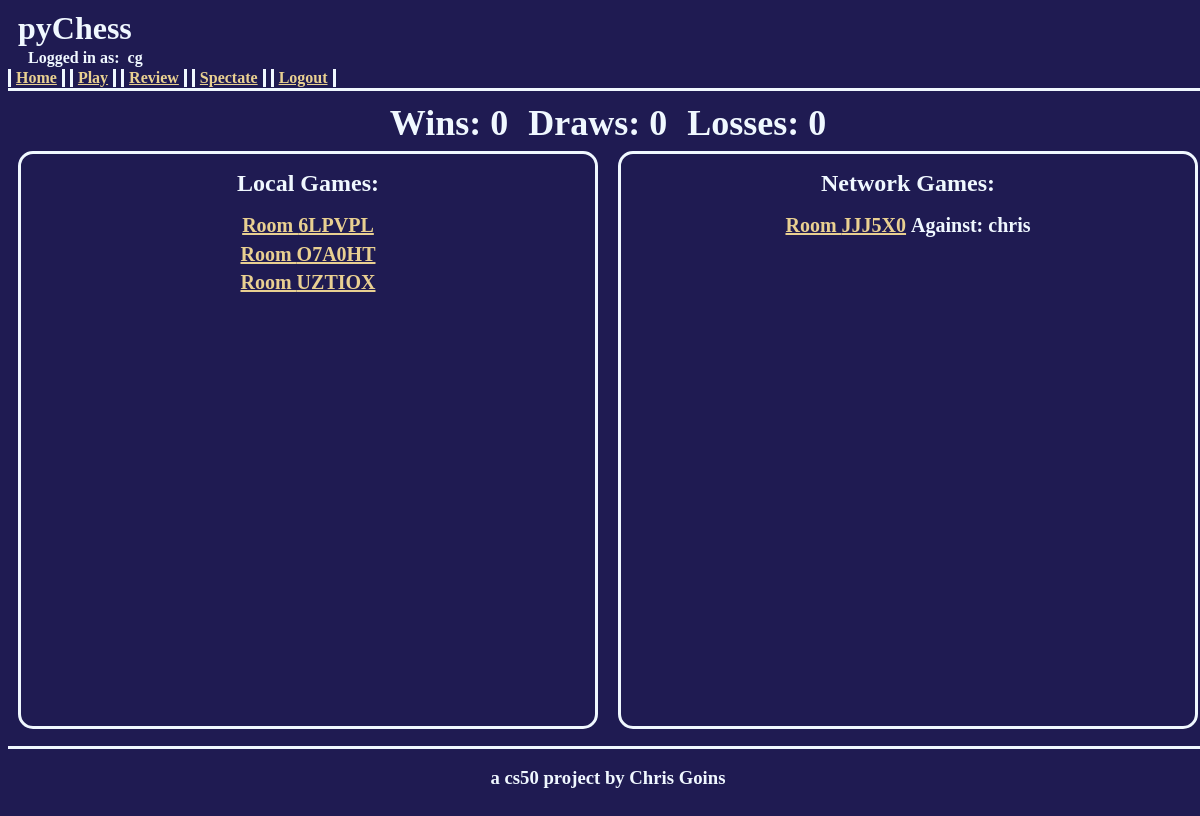
The page / (signed in) on the database its author committed.
### pychess/models.py (models this page shows, shortened)
class User(AbstractUser):
    pass

class Game(models.Model):
    roomCode = models.CharField(max_length=6, unique=True, null=True, blank=True)
    player1 = models.ForeignKey(User, on_delete=models.CASCADE, related_name="player1")
    player2 = models.ForeignKey(User, on_delete=models.CASCADE, related_name="player2", null=True, blank=True)
    isActive = models.BooleanField()
    winner = models.ForeignKey(User, on_delete=models.CASCADE, related_name="winner", null=True, blank=True)

### pychess/views.py (the view, shortened to what this page needs)
# urls.py: path("", views.index, name="index"),
def index(request):
    if request.user.is_authenticated:
        localGames = Game.objects.filter(player1 = request.user, player2 = request.user, isActive=True)
        activeNetworkGames = []
        netGameQuery = Game.objects.filter(player1 = request.user, isActive=True).exclude(player2 = request.user)
        for game in netGameQuery:
            activeNetworkGames.append(game)
        netGameQuery = Game.objects.filter(player2 = request.user,isActive=True).exclude(player1 = request.user)
        for game in netGameQuery:
            activeNetworkGames.append(game)
        completedGames = {}
        completedGames['wins'] = 0
        completedGames['draws'] = 0
        completedGames['losses'] = 0
        netGameQuery = Game.objects.filter(player1 = request.user, isActive=False).exclude(player2=request.user)
        netGameQuery = Game.objects.filter(player2 = request.user, isActive=False).exclude(player1=request.user)
        return render(request, 'pychess/index.html', {'localGames':localGames, 'networkGames':activeNetworkGames, 'completedGames':completedGames})
    else:
        return redirect(loginView)

### pychess/templates/pychess/index.html (shortened to what this page needs)
{% extends "pychess/layout.html" %}
{% block body %}
    <div class="playerStats">
        <div class="stat">Wins: {{ completedGames.wins }}</div>
        <div class="stat">Draws: {{ completedGames.draws }}</div>
        <div class="stat">Losses: {{ completedGames.losses }}</div>
    </div>
    <div class="tableContainer">
        <div class="infoTable">
            <div class="infoHeader">Local Games:</div>
            {% for game in localGames %}
                <div class="infoItem">
                    <a href="{% url 'localGame' %}?room={{game.roomCode}}">Room {{ game.roomCode }}</a>
                </div>
            {% empty %}
                <div class="infoItem">No local games to show.</div>
                <div class="infoItem"><a href="{% url 'play' %}">Try starting a new one here!</a></div>
            {% endfor %}
        </div>
        <div class="infoTable">
            <div class="infoHeader">Network Games:</div>
            {% for game in networkGames %}
                <div class="infoItem">
                    <a href="{% url 'networkGame' %}?room={{game.roomCode}}">Room {{ game.roomCode }}</a>
                    {% if game.player2 %}
                        {% if request.user == game.player1 %}
                            <span>Against: {{ game.player2 }}</span>
                        {% else %}
                            <span>Against: {{ game.player1 }}</span>
                        {% endif %}
                    {% else %}
                        <span>Waiting on player</span>
                    {% endif %}
                </div>
            {% empty %}
                <div class="infoItem">No network games to show.</div>
                <div class="infoItem"><a href="{% url 'play' %}">Try starting a new one here!</a></div>
            {% endfor %}
        </div>
    </div>
{% endblock %}

### pychess/templates/pychess/layout.html (shortened to what this page needs)
{% load static %}
<!DOCTYPE html>
<html lang="en">
    <head>
        <link rel="stylesheet" href="{% static 'pychess/styles.css' %}">
    </head>
    <body>
        <div class="screen">
            <div class="header">
                <div class="mainHeader">
                    pyChess
                </div>
                <div class="subHeader">
                    {% if user.is_authenticated %}
                        Logged in as: &nbsp;<strong>{{ user }}</strong>
                    {% else %}
                        You are not logged in
                    {% endif %}
                </div>
                <div class="navBar">
                    {% if user.is_authenticated %}
                        <div class="navLink"><a href="{% url 'index' %}">Home</a></div>
                        <div class="navLink"><a href="{% url 'play' %}">Play</a></div>
                        <div class="navLink"><a href="{% url 'review' %}">Review</a></div>
                        <div class="navLink"><a href="{% url 'spectate' %}">Spectate</a></div>
                        <div class="navLink"><a href="{% url 'logout' %}">Logout</a></div>
                    {% else %}
                        <div class="navLink"><a href="{% url 'login' %}">Login</a></div>
                        <div class="navLink"><a href="{% url 'register' %}">Register</a></div>
                        <div class="navLink"><a href="{% url 'spectate' %}">Spectate</a></div>
                    {% endif %}
                </div>
            </div>
            <div class="content">
                {% block body %}
                {% endblock %}
            </div>
            <div class="footer">
                <h3>a cs50 project by Chris Goins</h3>
            </div>
        </div>
    </body>
</html>

### pychess/static/pychess/styles.css (style rules this page uses)
body { background-color: rgb(31, 27, 82); }
a { color:rgb(233, 208, 145); }
.screen { display:flex; flex-direction: column; height:100vh; width:100vw; }
.header { color:aliceblue; display:flex; flex-direction:column; width:100%; flex-basis:10%; flex-grow:0; flex-shrink:0; border-bottom:solid; border-color:aliceblue; }
.content { color:aliceblue; display:flex; flex-direction:column; width:100%; flex-basis:85%; flex-grow:0; flex-shrink:1; min-height:350px; }
.footer { color:aliceblue; display:flex; flex-basis:5%; flex-grow:0; flex-shrink:1; justify-content: center; align-items:center; text-align: center; border-top: solid; border-color:aliceblue; }
.mainHeader { color:aliceblue; display:flex; flex-basis:50%; font-size:32px; font-weight:bold; align-items:center; padding-left:10px; }
.subHeader { color:aliceblue; display:flex; flex-basis:25%; font-size:16px; font-weight: bold; align-items:center; padding-left:20px; }
.navBar { display:flex; flex-direction:row; flex-basis:25%; align-items:center; }
.navLink { font-weight:bold; border-left:solid; border-right:solid; padding-left:5px; padding-right:5px; margin-right:5px; }

### pychess/templates/pychess/index.html (style rules this page uses)
.playerStats { display:flex; flex-direction: row; flex-basis:10%; align-items:center; justify-content: center; }
.stat { display:flex; font-size:36px; font-weight:bold; height:100%; align-items:center; margin-left:10px; margin-right:10px; }
.tableContainer { display:flex; flex-direction:row; flex-basis:90%; align-items:center; justify-content:center; margin-bottom:20px; }
.infoTable { display:flex; flex-direction: column; flex-basis:25%; height:100%; align-items: center; margin-left:10px; margin-right:10px; border:solid; border-color:aliceblue; border-radius:15px; overflow-y:scroll; }
.infoHeader { width:100%; flex-basis:10%; display:flex; flex-grow:0; flex-shrink:0; align-items: center; justify-content:center; font-size:24px; font-weight:bold; }
.infoItem { display:flex; width:100%; flex-basis:5%; flex-grow:0; flex-shrink:0; align-items: center; justify-content:center; font-size:20px; font-weight: bold; }
@media (max-width:1500px) { .infoTable { flex-basis:50%; } }

### rows shown on the page
User: username "cg"
Game: roomCode "6LPVPL"
Game: roomCode "O7A0HT"
Game: roomCode "UZTIOX"
Game: roomCode "JJJ5X0", player2 "chris"

### other values the page prints
{{ completedGames.wins }} "0"
{{ completedGames.draws }} "0"
{{ completedGames.losses }} "0"
